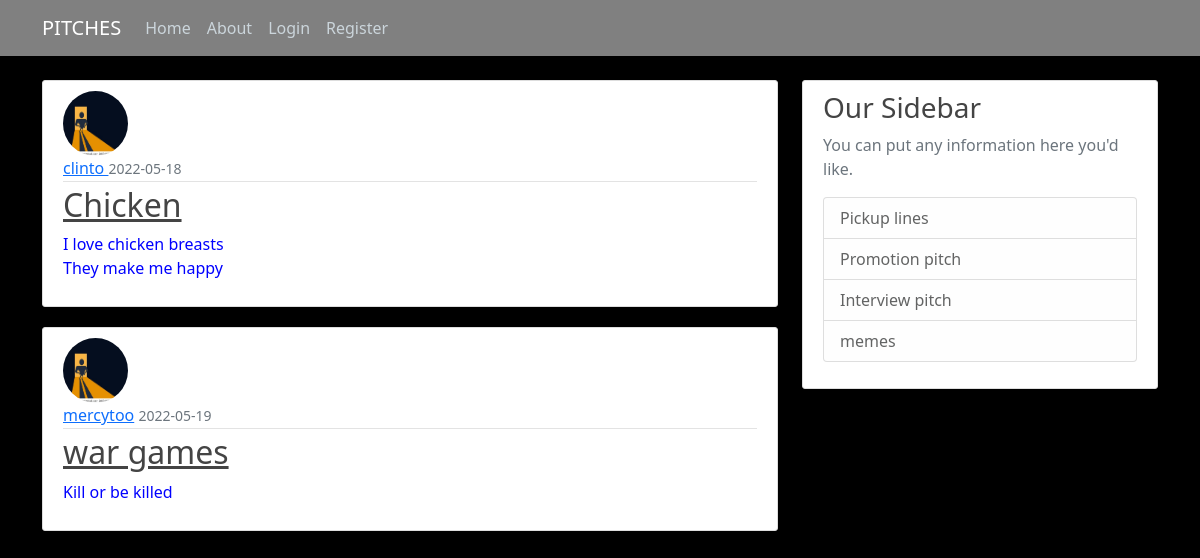
Page /home on the earlier database version.
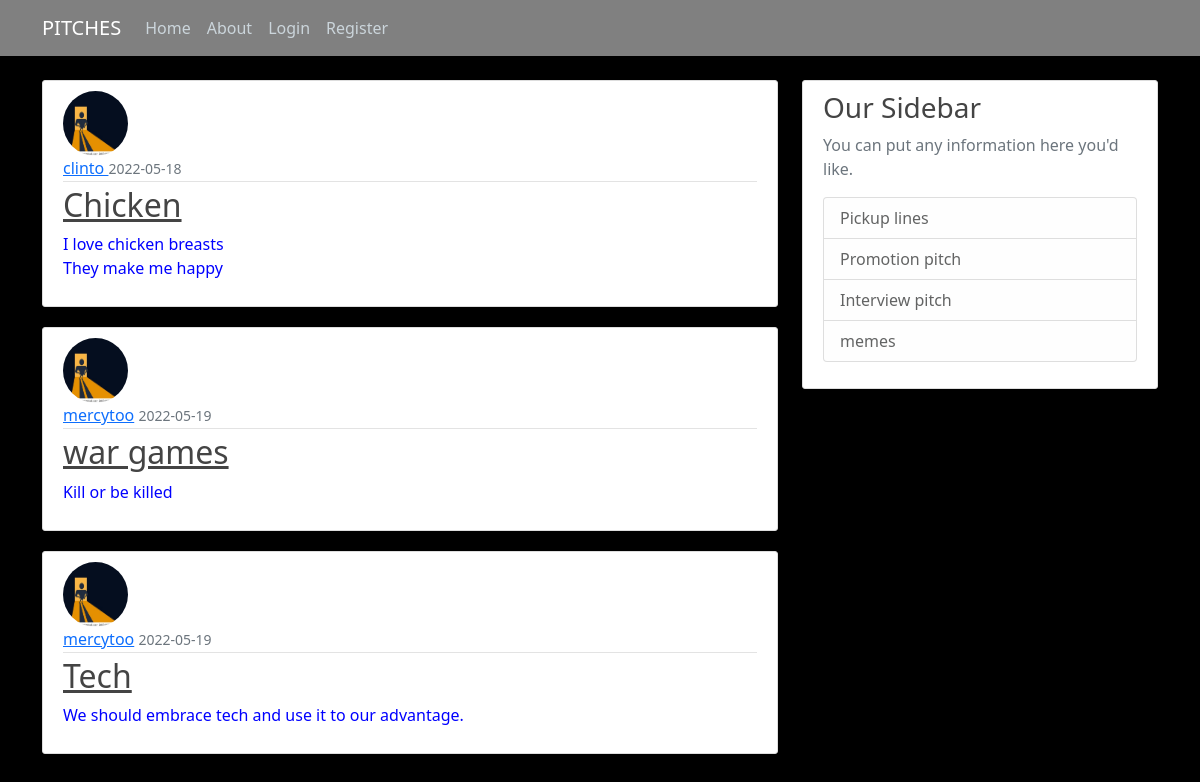
Same page on the later database version.
### pitches/models.py (models this page shows, shortened)
class Post(db.Model):
    id = db.Column(db.Integer, primary_key=True)
    title = db.Column(db.String(100), nullable=False)
    date_posted = db.Column(db.DateTime, nullable=False, default=datetime.utcnow)
    content = db.Column(db.Text, nullable=False)
    user_id = db.Column(db.Integer, db.ForeignKey('user.id'), nullable=False)

class User(db.Model, UserMixin):
    id = db.Column(db.Integer, primary_key=True)
    username = db.Column(db.String(20), unique=True, nullable=False)
    email = db.Column(db.String(120), unique=True, nullable=False)
    image_file = db.Column(db.String(20), nullable=False, default='kc.jpg')
    password = db.Column(db.String(60), nullable=False)
    posts = db.relationship('Post', backref='author', lazy=True)

### pitches/routes.py (the view)
@app.route("/")
@app.route("/home")
def home():
    posts = Post.query.all()
    return render_template('home.html', posts=posts)

### pitches/templates/home.html
{% extends "wallart.html"%}
{% block content%}
    {%for post in posts%}
    <article class="media content-section">
        <img class="rounded-circle article-img" src="{{url_for('static' ,filename='images/kc.jpg')}}">
        <div class="media-body">
          <div class="article-metadata">
            <a class="mr-2" href="#">{{ post.author.username }}</a>
            <small class="text-muted">{{ post.date_posted.strftime('%Y-%m-%d') }}</small>
          </div>
          <h2><a class="article-title" href="{{url_for('post',post_id=post.id)}}">{{ post.title }}</a></h2>
          <p class="article-content">{{ post.content }}</p>
        </div>
      </article>
    {%endfor%}
{% endblock%}

Differences in the rows shown:
added Post: author.username "mercytoo", date_posted "2022-05-19", title "Tech", content "We should embrace tech and use it to our advantage."
